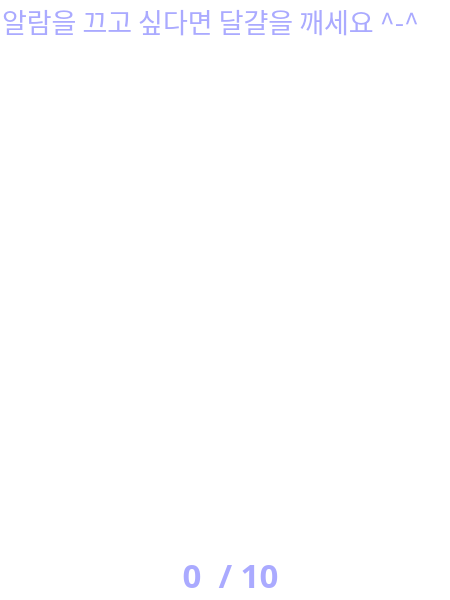
<?xml version="1.0" encoding="UTF-8"?>
<ui version="4.0">
 <class>Dialog</class>
 <widget class="QDialog" name="Dialog">
  <property name="geometry">
   <rect>
    <x>0</x>
    <y>0</y>
    <width>450</width>
    <height>600</height>
   </rect>
  </property>
  <property name="windowTitle">
   <string>Dialog</string>
  </property>
  <widget class="QStackedWidget" name="stackedWidget">
   <property name="geometry">
    <rect>
     <x>0</x>
     <y>0</y>
     <width>450</width>
     <height>600</height>
    </rect>
   </property>
   <property name="currentIndex">
    <number>0</number>
   </property>
   <widget class="QWidget" name="page">
    <widget class="QWidget" name="widget" native="true">
     <property name="geometry">
      <rect>
       <x>0</x>
       <y>0</y>
       <width>450</width>
       <height>600</height>
      </rect>
     </property>
     <property name="styleSheet">
      <string notr="true">background-color: rgb(255, 255, 255);</string>
     </property>
     <widget class="QLabel" name="label">
      <property name="geometry">
       <rect>
        <x>2</x>
        <y>0</y>
        <width>445</width>
        <height>41</height>
       </rect>
      </property>
      <property name="font">
       <font>
        <family>G마켓 산스 TTF Bold</family>
        <pointsize>20</pointsize>
       </font>
      </property>
      <property name="styleSheet">
       <string notr="true">color: rgb(170, 170, 255);</string>
      </property>
      <property name="text">
       <string>알람을 끄고 싶다면 달걀을 깨세요 ^-^</string>
      </property>
     </widget>
     <widget class="QLabel" name="label_3">
      <property name="geometry">
       <rect>
        <x>110</x>
        <y>550</y>
        <width>241</width>
        <height>50</height>
       </rect>
      </property>
      <property name="font">
       <font>
        <family>G마켓 산스 TTF Bold</family>
        <pointsize>25</pointsize>
        <weight>75</weight>
        <bold>true</bold>
       </font>
      </property>
      <property name="styleSheet">
       <string notr="true">color: rgb(170, 170, 255);</string>
      </property>
      <property name="text">
       <string>0  / 10</string>
      </property>
      <property name="alignment">
       <set>Qt::AlignCenter</set>
      </property>
     </widget>
     <widget class="QLabel" name="egg_lbl">
      <property name="geometry">
       <rect>
        <x>210</x>
        <y>240</y>
        <width>35</width>
        <height>45</height>
       </rect>
      </property>
      <property name="text">
       <string/>
      </property>
      <property name="pixmap">
       <pixmap>../UI_img/달걀.png</pixmap>
      </property>
      <property name="scaledContents">
       <bool>true</bool>
      </property>
     </widget>
    </widget>
   </widget>
   <widget class="QWidget" name="page_2">
    <widget class="QWidget" name="widget_2" native="true">
     <property name="geometry">
      <rect>
       <x>0</x>
       <y>0</y>
       <width>450</width>
       <height>600</height>
      </rect>
     </property>
     <property name="styleSheet">
      <string notr="true">background-color: rgb(255, 255, 255);</string>
     </property>
     <widget class="QPushButton" name="pushButton">
      <property name="geometry">
       <rect>
        <x>370</x>
        <y>550</y>
        <width>70</width>
        <height>45</height>
       </rect>
      </property>
      <property name="font">
       <font>
        <family>G마켓 산스 TTF Bold</family>
        <pointsize>25</pointsize>
       </font>
      </property>
      <property name="styleSheet">
       <string notr="true">background-color: rgba(255, 255, 255, 0);
</string>
      </property>
      <property name="text">
       <string>닫기</string>
      </property>
     </widget>
     <widget class="QLabel" name="label_2">
      <property name="geometry">
       <rect>
        <x>0</x>
        <y>0</y>
        <width>450</width>
        <height>600</height>
       </rect>
      </property>
      <property name="text">
       <string/>
      </property>
      <property name="pixmap">
       <pixmap>../UI_img/지각.png</pixmap>
      </property>
      <property name="scaledContents">
       <bool>true</bool>
      </property>
     </widget>
     <zorder>label_2</zorder>
     <zorder>pushButton</zorder>
    </widget>
   </widget>
  </widget>
 </widget>
 <resources/>
 <connections/>
</ui>
